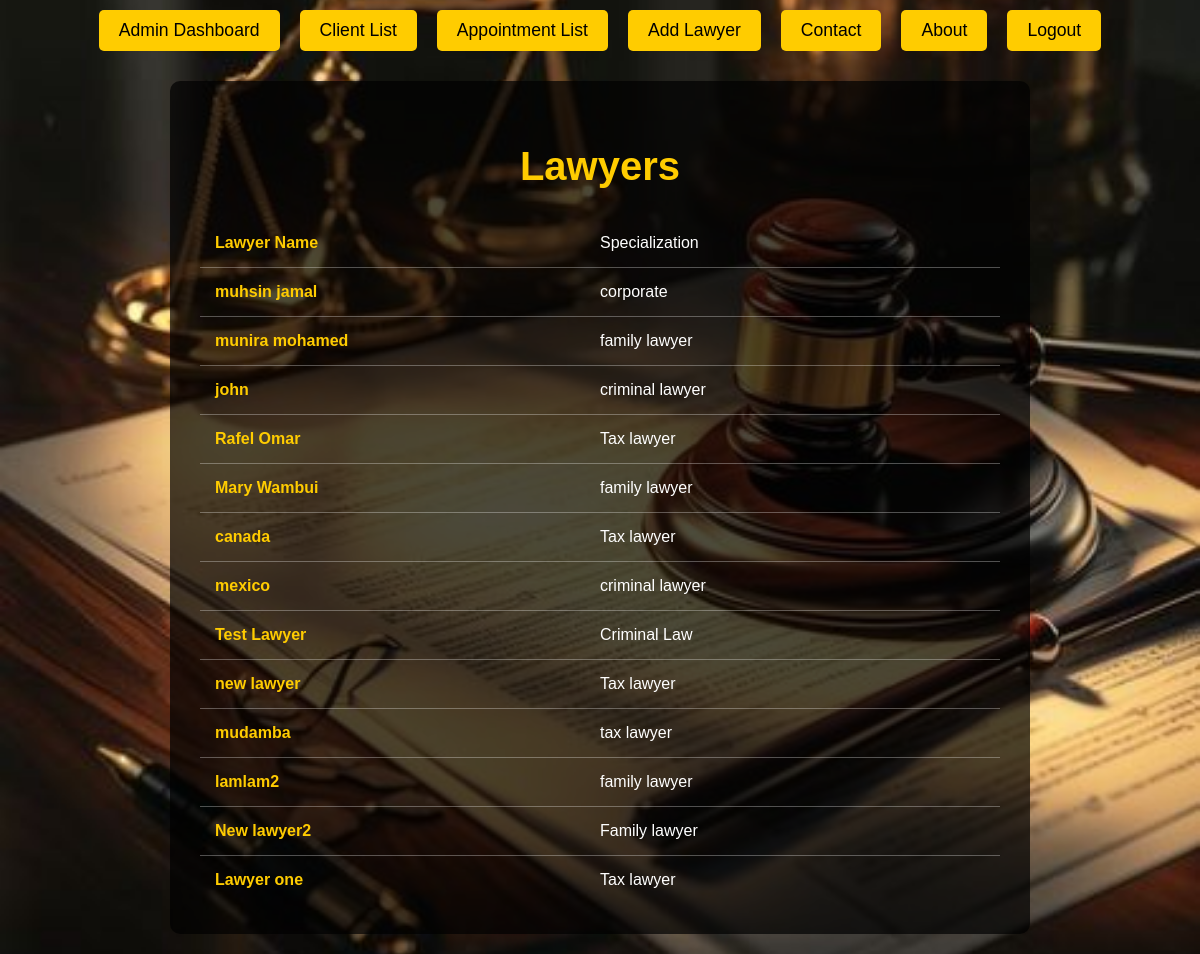
The app's page /lawyers/ with its own data.
### core/models.py (models this page shows, shortened)
class Lawyer(models.Model):
    user = models.OneToOneField(settings.AUTH_USER_MODEL, on_delete=models.CASCADE)
    name = models.CharField(max_length=100)
    specialization = models.CharField(max_length=100)

### core/views.py (the view)
# urls.py: path('lawyers/', lawyer_list, name='lawyer_list'),
def lawyer_list(request):
    lawyers = Lawyer.objects.all()
    return render(request, 'lawyer_list.html', {'lawyers': lawyers})

### core/templates/lawyer_list.html (shortened to what this page needs)
{% extends 'base.html' %}
{% load static %}
{% block content %}
<div class="navbar">
    <a href="{% url 'admin_dashboard' %}">Admin Dashboard</a>
    <a href="{% url 'client_list' %}">Client List</a>
    <a href="{% url 'appointment_list' %}">Appointment List</a>
    <a href="{% url 'add_lawyer' %}">Add Lawyer</a>
    <a href="{% url 'contact' %}">Contact</a>
    <a href="{% url 'about' %}">About</a>
    <a href="{% url 'logout' %}">Logout</a>
</div>
<div class="lawyers-container">
    <h2>Lawyers</h2>
    <div class="lawyer-row">
        <div class="lawyer-name">Lawyer Name</div>
        <div class="lawyer-specialization">Specialization</div>
    </div>
    {% for lawyer in lawyers %}
        <div class="lawyer-row">
            <div class="lawyer-name">{{ lawyer.name }}</div>
            <div class="lawyer-specialization">{{ lawyer.specialization }}</div>
        </div>
    {% empty %}
        <div class="empty-message">No lawyers found.</div>
    {% endfor %}
</div>
{% endblock %}

### core/templates/base.html (shortened to what this page needs)
<!DOCTYPE html>
<html lang="en">
<head>
</head>
<body>
  <div class="container mx-auto p-4">
    {% block content %}
    {% endblock %}
  </div>
</body>
</html>

### records on screen
Lawyer: name "muhsin jamal", specialization "corporate"
Lawyer: name "munira mohamed", specialization "family lawyer"
Lawyer: name "john", specialization "criminal lawyer"
Lawyer: name "Rafel Omar", specialization "Tax lawyer"
Lawyer: name "Mary Wambui", specialization "family lawyer"
Lawyer: name "canada", specialization "Tax lawyer"
Lawyer: name "mexico", specialization "criminal lawyer"
Lawyer: name "Test Lawyer", specialization "Criminal Law"
Lawyer: name "new lawyer", specialization "Tax lawyer"
Lawyer: name "mudamba", specialization "tax lawyer"
Lawyer: name "lamlam2", specialization "family lawyer"
Lawyer: name "New lawyer2", specialization "Family lawyer"
Lawyer: name "Lawyer one", specialization "Tax lawyer"
